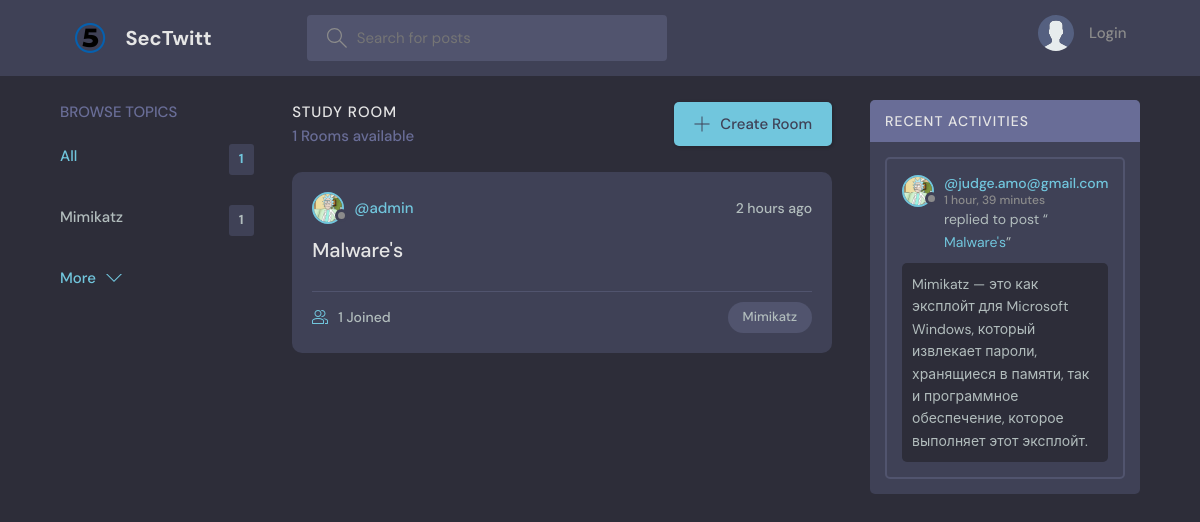
The page / on the database its author committed.
### base/models.py (models this page shows, shortened)
class Topic(models.Model):
    name = models.CharField(max_length=200)

class Room(models.Model):
    host = models.ForeignKey(User, on_delete=models.SET_NULL, null=True)
    topic = models.ForeignKey(Topic, on_delete=models.SET_NULL, null=True)
    name = models.CharField(max_length=200)
    description = models.TextField(null=True, blank=True)
    participants = models.ManyToManyField(User, related_name='participants', blank=True)
    update = models.DateTimeField(auto_now=True)
    created = models.DateTimeField(auto_now_add=True)
    class Meta:
        ordering = ['-update', '-created']
    def __str__(self):
        return self.name

class User(AbstractUser):
    name = models.CharField(max_length=200, null=True)
    email = models.EmailField(unique=True, null=True)
    bio = models.TextField(null=True)
    avatar = models.ImageField(null=True, default="avatar.svg")
    USERNAME_FIELD = 'email'
    REQUIRED_FIELDS = []

class Message(models.Model):
    user = models.ForeignKey(User, on_delete=models.CASCADE)
    room = models.ForeignKey(Room, on_delete=models.CASCADE)
    body = models.TextField()
    update = models.DateTimeField(auto_now=True)
    created = models.DateTimeField(auto_now_add=True)
    class Meta:
        ordering = ['-update', '-created']

### base/views.py (the view)
# urls.py: path('', views.home, name="home"),
def home(request):
    q = request.GET.get('q') if request.GET.get('q') != None else ''
    rooms = Room.objects.filter(
        Q(topic__name__icontains=q) |
        Q(name__icontains=q) |
        Q(description__icontains=q)
    )
    topics = Topic.objects.all()[0:5]
    room_count = rooms.count()
    room_messages = Message.objects.filter(Q(room__topic__name__icontains=q))
    context = {'rooms': rooms, 'topics': topics, 'room_count': room_count, 'room_messages': room_messages}
    return render(request, 'base/home.html', context)

### base/templates/base/home.html (shortened to what this page needs)
{% extends 'main.html' %}
{% block content %}
    <main class="layout layout--3">
      <div class="container">
        {% include 'base/topics_component.html' %}
        <div class="roomList">
          <div class="roomList__header">
            <div>
              <h2>Study Room</h2>
              <p>{{room_count}} Rooms available</p>
            </div>
            <a class="btn btn--main" href="{% url 'create-room' %}">
              <svg version="1.1" xmlns="http://www.w3.org/2000/svg" width="32" height="32" viewBox="0 0 32 32">
                <title>add</title>
                <path
                  d="M16.943 0.943h-1.885v14.115h-14.115v1.885h14.115v14.115h1.885v-14.115h14.115v-1.885h-14.115v-14.115z"
                ></path>
              </svg>
              Create Room
            </a>
          </div>
          {% include 'base/feed_component.html' %}
        </div>
        {% include 'base/activity_component.html' %}
      </div>
    </main>
{% endblock %}

### base/templates/base/topics_component.html
<div class="topics">
          <div class="topics__header">
            <h2>Browse Topics</h2>
          </div>
          <ul class="topics__list">
            <li>
              <a href="{% url 'home' %}" class="active">All <span>{{topics.count}}</span></a>
            </li>
              {% for topic in topics %}
            <li>
              <a href="{% url 'home' %}?q={{ topic.name }}">{{topic.name}} <span>{{topic.room_set.all.count}}</span></a>
            </li>
              {% endfor %}
          </ul>
          <a class="btn btn--link" href="{% url 'topics' %}">
            More
            <svg version="1.1" xmlns="http://www.w3.org/2000/svg" width="32" height="32" viewBox="0 0 32 32">
              <title>chevron-down</title>
              <path d="M16 21l-13-13h-3l16 16 16-16h-3l-13 13z"></path>
            </svg>
          </a>
        </div>

### base/templates/base/feed_component.html (shortened to what this page needs)
{% for room in rooms %}
<div class="roomListRoom">
            <div class="roomListRoom__header">
              <a href="{% url 'user-profile' room.host.id %}" class="roomListRoom__author">
                <div class="avatar avatar--small">
                  <img src="{{room.host.avatar.url}}" />
                </div>
                <span>@{{room.host.username}}</span>
              </a>
              <div class="roomListRoom__actions">
                <span>{{room.created|timesince}} ago</span>
              </div>
            </div>
            <div class="roomListRoom__content">
              <a href="{% url 'room' room.id %}">{{room.name}}</a>
            </div>
            <div class="roomListRoom__meta">
              <a href="{% url 'room' room.id %}" class="roomListRoom__joined">
                {{room.participants.all.count}} Joined
              </a>
              <p class="roomListRoom__topic">{{room.topic.name}}</p>
            </div>
          </div>
{% endfor %}

### base/templates/base/activity_component.html (shortened to what this page needs)
<div class="activities">
          <div class="activities__header">
            <h2>Recent Activities</h2>
          </div>
            {% for message in room_messages %}
          <div class="activities__box">
            <div class="activities__boxHeader roomListRoom__header">
              <a href="{% url 'user-profile' message.user.id %}" class="roomListRoom__author">
                <div class="avatar avatar--small">
                  <img src="{{message.user.avatar.url}}" />
                </div>
                <p>
                  @{{message.user}}
                  <span>{{message.created|timesince}}</span>
                </p>
              </a>
            </div>
            <div class="activities__boxContent">
              <p>replied to post “<a href="{% url 'room' message.room.id %}">{{message.room}}</a>”</p>
              <div class="activities__boxRoomContent">
                {{ message.body }}
              </div>
            </div>
          </div>
            {% endfor %}
        </div>

### rows shown on the page
Topic: name "Mimikatz", room_set.all.count "1"
Room: host.avatar (picture), host.username "admin", created "2 hours", name "Malware's", participants.all.count "1", topic.name "Mimikatz"
Message: user.avatar (picture), user "judge.amo@gmail.com", created "1 hour, 39 minutes", room "Malware's", body "Mimikatz — это как эксплойт для Microsoft Windows, который извлекает пароли, хранящиеся в памяти, так и программное обеспечение, которое выполняет этот эксплойт."

### other values the page prints
{{ topics.count }} "1"
{{ room_count }} "1"
